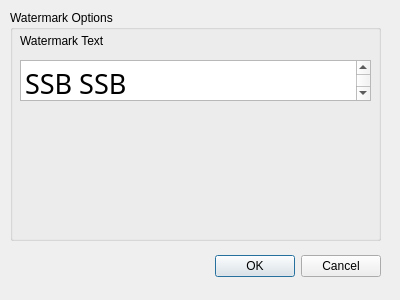
<?xml version="1.0" encoding="UTF-8"?>
<ui version="4.0">
 <class>Dialog</class>
 <widget class="QDialog" name="Dialog">
  <property name="geometry">
   <rect>
    <x>0</x>
    <y>0</y>
    <width>400</width>
    <height>300</height>
   </rect>
  </property>
  <property name="windowTitle">
   <string>Dialog</string>
  </property>
  <widget class="QDialogButtonBox" name="buttonBox">
   <property name="geometry">
    <rect>
     <x>10</x>
     <y>250</y>
     <width>371</width>
     <height>32</height>
    </rect>
   </property>
   <property name="orientation">
    <enum>Qt::Horizontal</enum>
   </property>
   <property name="standardButtons">
    <set>QDialogButtonBox::Cancel|QDialogButtonBox::Ok</set>
   </property>
  </widget>
  <widget class="QGroupBox" name="groupBox">
   <property name="geometry">
    <rect>
     <x>10</x>
     <y>10</y>
     <width>371</width>
     <height>231</height>
    </rect>
   </property>
   <property name="title">
    <string>Watermark Options</string>
   </property>
   <widget class="QPlainTextEdit" name="watermark_text_box">
    <property name="geometry">
     <rect>
      <x>10</x>
      <y>50</y>
      <width>351</width>
      <height>41</height>
     </rect>
    </property>
    <property name="font">
     <font>
      <family>Acier BAT Text Solid</family>
      <pointsize>20</pointsize>
     </font>
    </property>
    <property name="plainText">
     <string>SSB SSB</string>
    </property>
   </widget>
   <widget class="QLabel" name="label">
    <property name="geometry">
     <rect>
      <x>10</x>
      <y>20</y>
      <width>121</width>
      <height>21</height>
     </rect>
    </property>
    <property name="text">
     <string>Watermark Text</string>
    </property>
   </widget>
  </widget>
 </widget>
 <resources/>
 <connections>
  <connection>
   <sender>buttonBox</sender>
   <signal>accepted()</signal>
   <receiver>Dialog</receiver>
   <slot>accept()</slot>
   <hints>
    <hint type="sourcelabel">
     <x>248</x>
     <y>254</y>
    </hint>
    <hint type="destinationlabel">
     <x>157</x>
     <y>274</y>
    </hint>
   </hints>
  </connection>
  <connection>
   <sender>buttonBox</sender>
   <signal>rejected()</signal>
   <receiver>Dialog</receiver>
   <slot>reject()</slot>
   <hints>
    <hint type="sourcelabel">
     <x>316</x>
     <y>260</y>
    </hint>
    <hint type="destinationlabel">
     <x>286</x>
     <y>274</y>
    </hint>
   </hints>
  </connection>
 </connections>
</ui>
